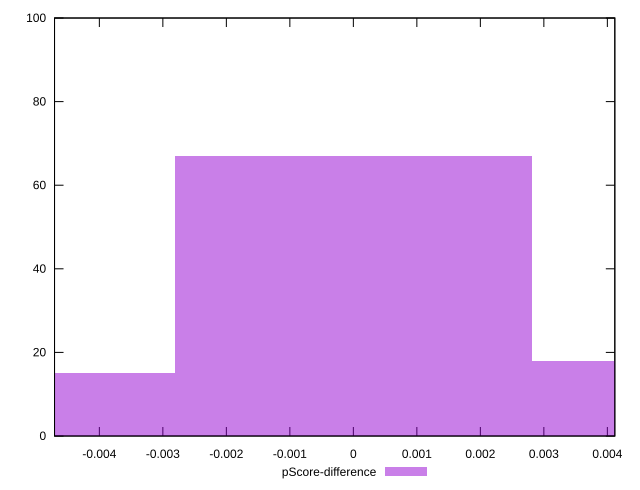

Recreate this plot in gnuplot.
reset

$pScoreDifference <<EOF
0 67
0.005628916683314227 18
-0.005628916683314227 15
EOF

set key outside below
set boxwidth 0.005628916683314227
set xrange [-0.004705882352941171:0.0041176470588235314]
set yrange [0:100]
set trange [0:100]
set style fill transparent solid 0.5 noborder
set terminal svg size 640, 490 enhanced background rgb 'white'
set output "reports/report_00027_2021-02-24T12-40-31.850Z/unused-javascript/samples/agenda/pScore-difference/histogram.svg"

plot $pScoreDifference title "pScore-difference" with boxes

reset
